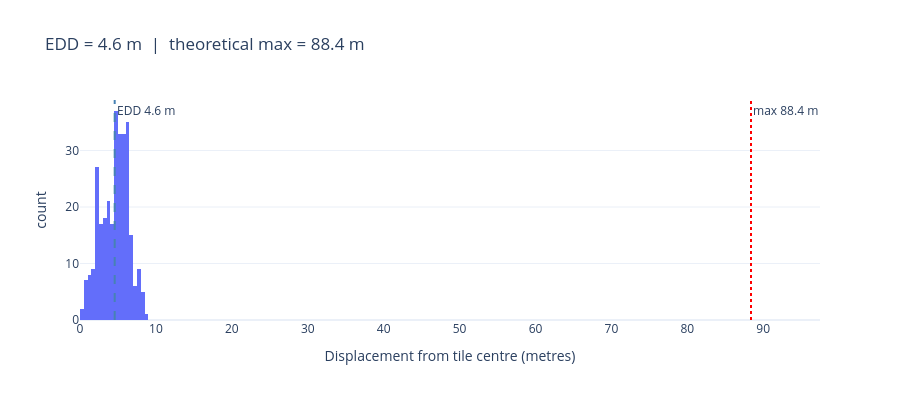

This figure's notebook cell:
### Markdown cell above
### EDD — Expected Displacement Distance

`edd(tile_centers, display_coords)` measures the mean distance from each shuffled tile centre to its jittered display pin.  
Jitter draws uniformly from [−J, +J] per axis, so the expected displacement is J · √(2/3) ≈ 0.82 J, and the hard maximum is J√2.

### Code cell
edd_val = edd(tile_centers, display_coords)
displacements = [
    haversine_m(t[0], t[1], d[0], d[1])
    for t, d in zip(tile_centers, display_coords)
]
max_diag = J * 2 ** 0.5

fig = px.histogram(
    x=displacements, nbins=30,
    labels={'x': 'Displacement from tile centre (metres)', 'y': 'Count'},
    title=f'EDD = {edd_val:.1f} m  |  theoretical max = {max_diag:.1f} m',
    template='plotly_white', height=400,
)
fig.add_vline(x=edd_val,  line_dash='dash', line_color='steelblue',
              annotation_text=f'EDD {edd_val:.1f} m')
fig.add_vline(x=max_diag, line_dash='dot',  line_color='red',
              annotation_text=f'max {max_diag:.1f} m')
fig.show()

assert max(displacements) <= max_diag + 1
print(f'EDD = {edd_val:.2f} m   min = {min(displacements):.2f} m   max = {max(displacements):.2f} m')
print('All displacements within theoretical bound: OK')

### Figure 1 — Plotly figure (JSON) as saved in the notebook; plotly's stock layout.template omitted (floating-point values rounded to 4 significant figures; data arrays with more than 128 entries replaced by an {"elided": "..."} marker saying what was removed)
{"data": [{"bingroup": "x", "hovertemplate": "Displacement from tile centre (metres)=%{x}<br>count=%{y}<extra></extra>", "legendgroup": "", "marker": {"color": "#636efa", "pattern": {"shape": ""}}, "name": "", "nbinsx": 30, "orientation": "v", "showlegend": false, "type": "histogram", "x": {"elided": "300 float values"}, "xaxis": "x", "yaxis": "y"}], "layout": {"annotations": [{"showarrow": false, "text": "EDD 4.6 m", "x": 4.57, "xanchor": "left", "xref": "x", "y": 1, "yanchor": "top", "yref": "y domain"}, {"showarrow": false, "text": "max 88.4 m", "x": 88.39, "xanchor": "left", "xref": "x", "y": 1, "yanchor": "top", "yref": "y domain"}], "barmode": "relative", "height": 400, "legend": {"tracegroupgap": 0}, "shapes": [{"line": {"color": "steelblue", "dash": "dash"}, "type": "line", "x0": 4.57, "x1": 4.57, "xref": "x", "y0": 0, "y1": 1, "yref": "y domain"}, {"line": {"color": "red", "dash": "dot"}, "type": "line", "x0": 88.39, "x1": 88.39, "xref": "x", "y0": 0, "y1": 1, "yref": "y domain"}], "title": {"text": "EDD = 4.6 m  |  theoretical max = 88.4 m"}, "xaxis": {"anchor": "y", "domain": [0.0, 1.0], "title": {"text": "Displacement from tile centre (metres)"}}, "yaxis": {"anchor": "x", "domain": [0.0, 1.0], "title": {"text": "count"}}}}
